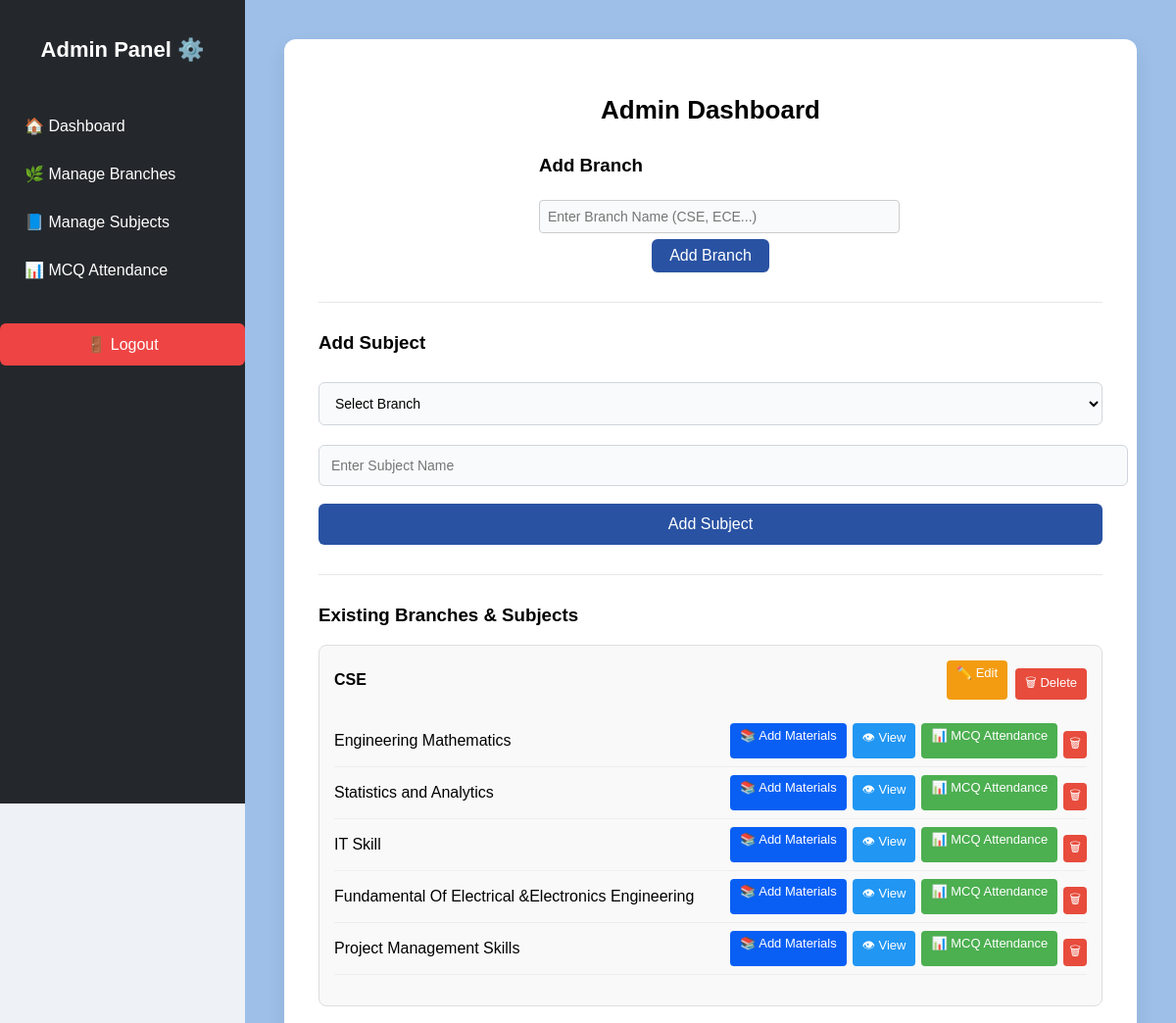
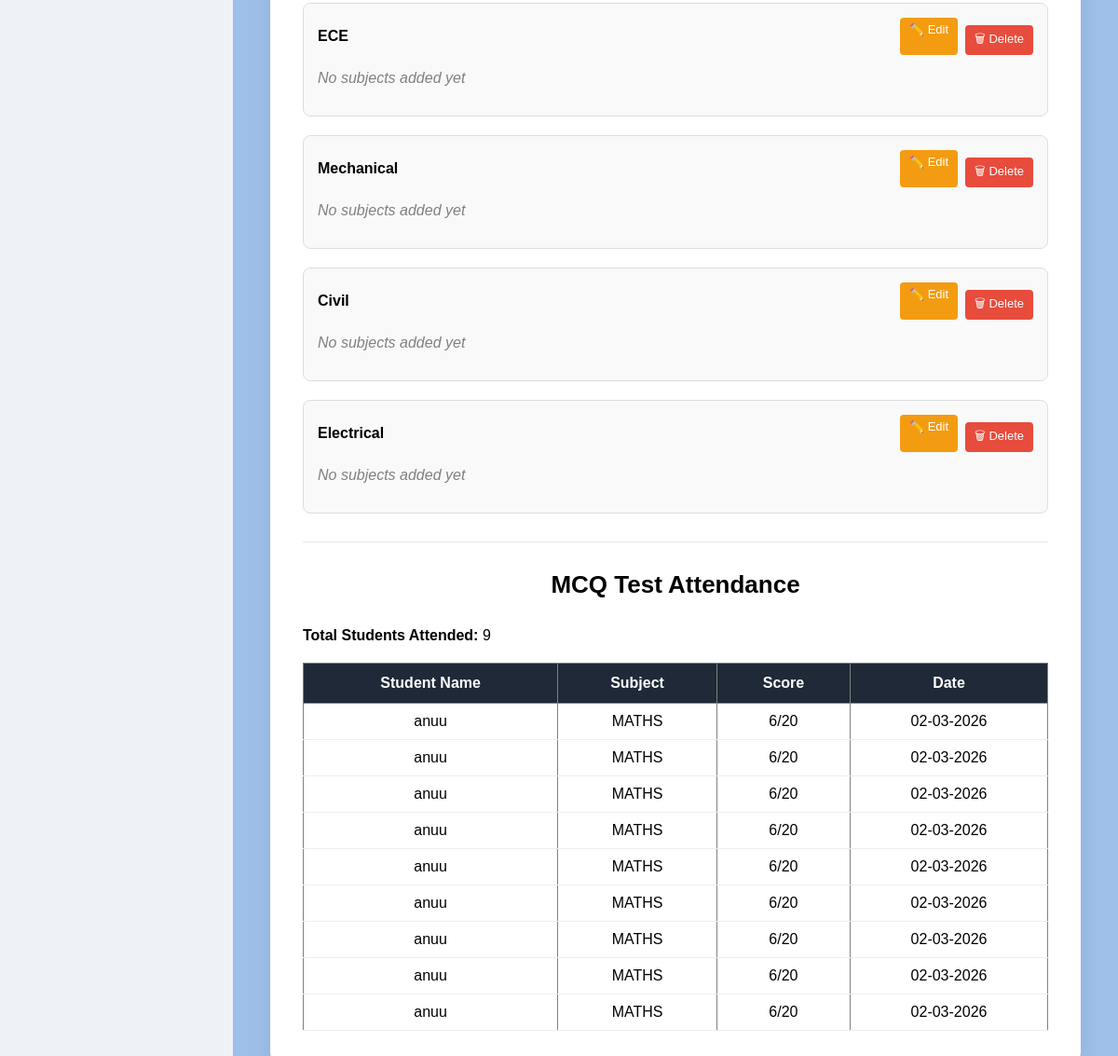
The app's page /admin/dashboard (signed in) with its own data (2 pictures, top to bottom).
### app.py (models this page shows)
class Branch(db.Model):
    id = db.Column(db.Integer, primary_key=True)
    name = db.Column(db.String(50), unique=True, nullable=False)
    subjects = db.relationship('Subject', backref='branch', lazy=True)

class Subject(db.Model):
    id = db.Column(db.Integer, primary_key=True)
    name = db.Column(db.String(100), nullable=False)
    branch_id = db.Column(db.Integer, db.ForeignKey('branch.id'), nullable=False)

class MCQResult(db.Model):
    id = db.Column(db.Integer, primary_key=True)
    student_id = db.Column(db.Integer, db.ForeignKey('student.id'))
    subject = db.Column(db.String(100))
    score = db.Column(db.Integer)
    total = db.Column(db.Integer)
    attended_on = db.Column(db.DateTime, default=datetime.utcnow)
    student = db.relationship('Student', backref='mcq_results')

class Student(db.Model):
    __tablename__ = 'student'
    __table_args__ = {'extend_existing': True}  # This allows redefinition
    id = db.Column(db.Integer, primary_key=True)
    name = db.Column(db.String(100))
    dob = db.Column(db.String(20), nullable=False)
    gender = db.Column(db.String(10))
    email = db.Column(db.String(100), unique=True)
    password = db.Column(db.String(50))
    branch_id = db.Column(db.Integer, db.ForeignKey('branch.id'))

### app.py (the view, shortened to what this page needs)
@app.route('/admin/dashboard', methods=['GET', 'POST'])
def admin_dashboard():
    if 'admin_id' not in session and 'instructor_id' not in session:
        return redirect('/login')
    branches = Branch.query.all()
    for branch in branches:
        branch.subjects = Subject.query.filter_by(
            branch_id=branch.id
        ).all()
    subjects = Subject.query.all()
    mcq_results = MCQResult.query.order_by(
        MCQResult.attended_on.desc()
    ).all()
    total_attended = len(mcq_results)
    return render_template(
        'admin_dashboard.html',
        branches=branches,
        subjects=subjects,
        mcq_results=mcq_results,
        total_attended=total_attended
    )

### app.py (called while the page is built)
@app.after_request
def add_header(response):
    response.headers["Cache-Control"] = "no-cache, no-store, must-revalidate"
    response.headers["Pragma"] = "no-cache"
    response.headers["Expires"] = "0"
    return response

### templates/admin_dashboard.html (shortened to what this page needs)
<!DOCTYPE html>
<html>
<head>
</head>
<body>
<aside>
<h2>Admin Panel ⚙️</h2>
<a href="/admin_dashboard">🏠 Dashboard</a>
<a href="/admin_dashboard#branch">🌿 Manage Branches</a>
<a href="/admin_dashboard#subject">📘 Manage Subjects</a>
<a href="/admin_attendance">📊 MCQ Attendance</a>
<a href="/logout" class="logout">🚪 Logout</a>
</aside>
<div class="main">
<div class="container">
<h2>Admin Dashboard</h2>
<form method="POST" id="branch">
<h3>Add Branch</h3>
<input type="text" name="branch" placeholder="Enter Branch Name (CSE, ECE...)" required>
<button type="submit">Add Branch</button>
</form>
<hr>
<form method="POST" id="subject">
<h3>Add Subject</h3>
<select name="branch_id" required>
<option value="">Select Branch</option>
</select>
<input type="text" name="subject" placeholder="Enter Subject Name" required>
<button type="submit">Add Subject</button>
</form>
<hr>
<h3>Existing Branches & Subjects</h3>
{% if branches %}
{% for branch in branches %}
<div class="branch-box">
<div class="branch-header">
<strong>{{ branch.name }}</strong>
<div class="branch-actions">
<a href="/admin/edit-branch/{{ branch.id }}" class="btn edit">✏️ Edit</a>
<form action="/admin/delete-branch/{{ branch.id }}" method="POST" style="display:inline;">
<button type="submit" class="btn delete">🗑 Delete</button>
</form>
</div>
</div>
{% if branch.subjects %}
<ul class="subject-list">
{% for subject in branch.subjects %}
<li class="subject-item">
<span>{{ subject.name }}</span>
<div class="subject-actions">
<a href="/admin/add-dcet/{{ subject.id }}" class="btn blue">📚 Add Materials</a>
<a href="/admin/subject/{{ subject.id }}/materials" class="btn view">👁 View</a>
<a href="{{ url_for('admin_attendance') }}" class="btn green">
📊 MCQ Attendance
</a>
<form action="/admin/delete-subject/{{ subject.id }}" method="POST" style="display:inline;">
<button type="submit" class="btn delete-small">🗑</button>
</form>
</div>
</li>
{% endfor %}
</ul>
{% else %}
<p class="empty">No subjects added yet</p>
{% endif %}
</div>
{% endfor %}
{% else %}
<p class="empty">No branches added yet</p>
{% endif %}
<hr>
<h2>MCQ Test Attendance</h2>
<p><strong>Total Students Attended:</strong> {{ total_attended }}</p>
<table border="1">
<tr>
<th>Student Name</th>
<th>Subject</th>
<th>Score</th>
<th>Date</th>
</tr>
{% for r in mcq_results %}
<tr>
<td>{{ r.student.name }}</td>
<td>{{ r.subject }}</td>
<td>{{ r.score }}/{{ r.total }}</td>
<td>{{ r.attended_on.strftime('%d-%m-%Y') }}</td>
</tr>
{% endfor %}
</table>
</div>
</div>
</body>
</html>

### templates/admin_dashboard.html (style rules this page uses)
body { margin:0; font-family:'Poppins',sans-serif; display:flex; background:#eef2f7; }
aside { width:250px; height:100vh; background:#24282c; color:white; padding-top:20px; position:fixed; left:0; top:0; }
aside h2 { text-align:center; margin-bottom:40px; font-size:22px; }
aside a { display:block; padding:15px 25px; color:white; text-decoration:none; transition:0.3s; }
.main { margin-left:250px; padding:40px; width:100%; background:#9dbfe8; min-height:100vh; }
.container { max-width:900px; margin:auto; background:#ffffff; padding:35px; border-radius:12px; box-shadow:0 8px 20px rgba(0,0,0,0.08); }
h2 { text-align:center; margin-bottom:30px; font-size:26px; }
input, select { width:100%; padding:12px; margin:10px 0; border:1px solid #d1d5db; border-radius:6px; font-size:14px; background:#f9fafb; }
button { width:100%; padding:12px; margin-top:8px; background:#2952a3; color:white; border:none; cursor:pointer; font-size:16px; border-radius:6px; transition:0.3s; }
hr { margin:30px 0; border:none; border-top:1px solid #e5e7eb; }
.empty { color:#6b7280; font-style:italic; }
.logout { background:#ef4444; margin-top:30px; text-align:center; padding:12px; border-radius:6px; }
table { width:100%; border-collapse:collapse; margin-top:20px; }
table th { background:#1f2937; color:white; padding:12px; }
table td { padding:10px; text-align:center; border-bottom:1px solid #eee; }
.branch-box { background:#f9f9f9; padding:15px; margin-bottom:20px; border-radius:8px; border:1px solid #ddd; }
.branch-header { display:flex; justify-content:space-between; align-items:center; margin-bottom:10px; }
.branch-actions { display:flex; gap:8px; }
#branch { width:350px; margin:20px auto; }
#branch input { width:100%; padding:8px; margin:6px 0; border:1px solid #ccc; border-radius:4px; }
#branch button { width:auto; padding:8px 18px; display:block; margin:auto; }
.subject-list { list-style:none; padding-left:0; }
.subject-item { display:flex; justify-content:space-between; align-items:center; padding:8px 0; border-bottom:1px solid #eee; }
.subject-actions { display:flex; gap:6px; }
.btn { padding:5px 10px; border-radius:4px; text-decoration:none; color:white; font-size:13px; border:none; cursor:pointer; }
.blue { background:#095ff4; }
.view { background:#2196F3; }
.green { background:#4CAF50; }
.edit { background:#f39c12; }
.delete { background:#e74c3c; }
.delete-small { background:#e74c3c;padding:3px 6px; }
.empty { color:gray; font-style:italic; }

### records on screen
Branch: name "CSE"
Subject: name "Engineering Mathematics"
Subject: name "Statistics and Analytics"
Subject: name "IT Skill"
Subject: name "Fundamental Of Electrical &Electronics Engineering"
Subject: name "Project Management Skills"
Branch: name "ECE", shows "No subjects added yet"
Branch: name "Mechanical", shows "No subjects added yet"
Branch: name "Civil", shows "No subjects added yet"
Branch: name "Electrical", shows "No subjects added yet"
MCQResult: student.name "anuu", subject "MATHS", score "6", total "20", attended_on "02-03-2026"
MCQResult: student.name "anuu", subject "MATHS", score "6", total "20", attended_on "02-03-2026"
MCQResult: student.name "anuu", subject "MATHS", score "6", total "20", attended_on "02-03-2026"
MCQResult: student.name "anuu", subject "MATHS", score "6", total "20", attended_on "02-03-2026"
MCQResult: student.name "anuu", subject "MATHS", score "6", total "20", attended_on "02-03-2026"
MCQResult: student.name "anuu", subject "MATHS", score "6", total "20", attended_on "02-03-2026"
MCQResult: student.name "anuu", subject "MATHS", score "6", total "20", attended_on "02-03-2026"
MCQResult: student.name "anuu", subject "MATHS", score "6", total "20", attended_on "02-03-2026"
MCQResult: student.name "anuu", subject "MATHS", score "6", total "20", attended_on "02-03-2026"

### other values on screen
{{ total_attended }} "9"
